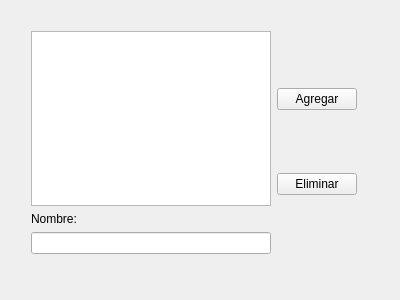
<?xml version="1.0" encoding="UTF-8"?>
<ui version="4.0">
 <class>Widget</class>
 <widget class="QWidget" name="Widget">
  <property name="geometry">
   <rect>
    <x>0</x>
    <y>0</y>
    <width>400</width>
    <height>300</height>
   </rect>
  </property>
  <property name="windowTitle">
   <string>Widget</string>
  </property>
  <widget class="QWidget" name="">
   <property name="geometry">
    <rect>
     <x>20</x>
     <y>20</y>
     <width>348</width>
     <height>245</height>
    </rect>
   </property>
   <layout class="QHBoxLayout" name="horizontalLayout">
    <item>
     <layout class="QVBoxLayout" name="verticalLayout_2">
      <item>
       <widget class="QListWidget" name="listWidget"/>
      </item>
      <item>
       <layout class="QVBoxLayout" name="verticalLayout">
        <item>
         <widget class="QLabel" name="label">
          <property name="text">
           <string>Nombre:</string>
          </property>
         </widget>
        </item>
        <item>
         <widget class="QLineEdit" name="line_Nombre"/>
        </item>
       </layout>
      </item>
     </layout>
    </item>
    <item>
     <layout class="QVBoxLayout" name="verticalLayout_3">
      <item>
       <widget class="QPushButton" name="pushBut_Agregar">
        <property name="text">
         <string>Agregar</string>
        </property>
       </widget>
      </item>
      <item>
       <widget class="QPushButton" name="pushBut_Eliminar">
        <property name="text">
         <string>Eliminar</string>
        </property>
       </widget>
      </item>
     </layout>
    </item>
   </layout>
  </widget>
 </widget>
 <layoutdefault spacing="6" margin="11"/>
 <resources/>
 <connections/>
</ui>
